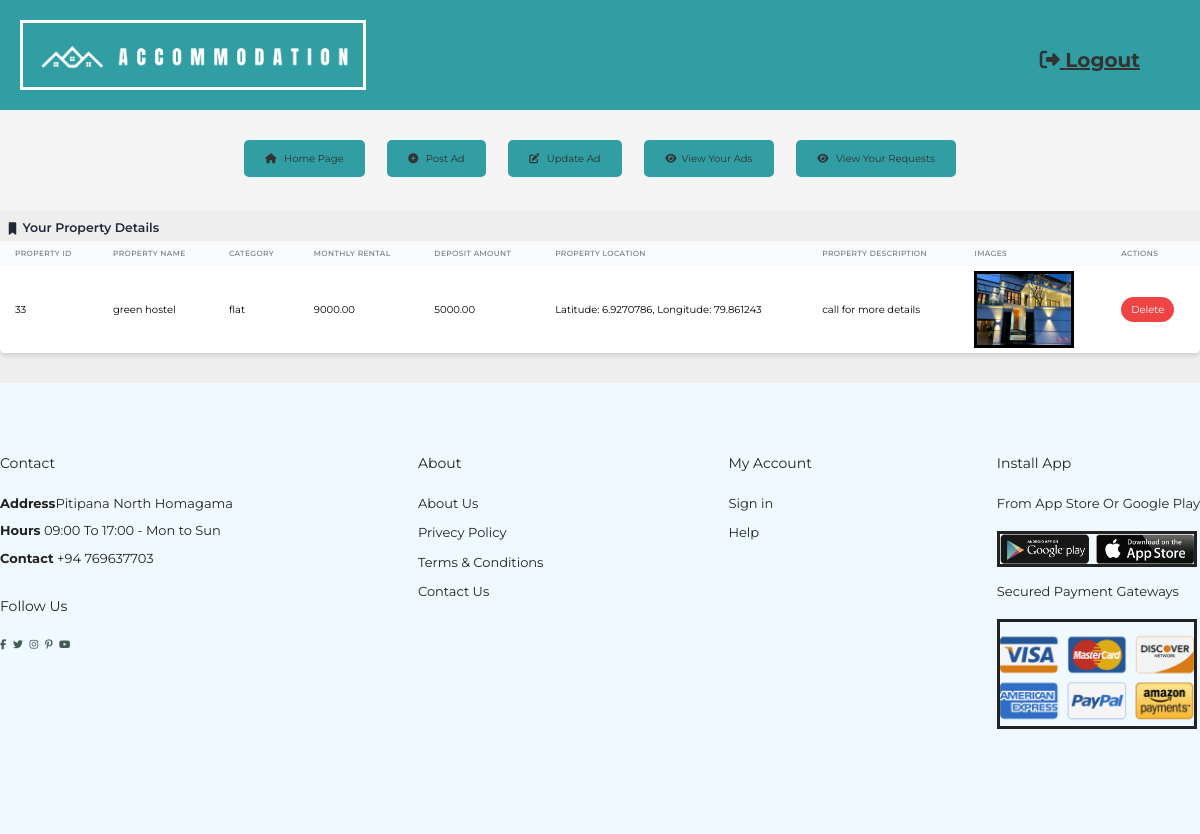
The app's page /View_ads.php with its own data.
### tables this page shows
CREATE TABLE `property_list` (
  `property_id` int(11) NOT NULL,
  `property_name` varchar(200) NOT NULL,
  `property_location` varchar(300) NOT NULL,
  `monthly_rental_amount` decimal(10,2) DEFAULT NULL,
  `owner_name` varchar(100) NOT NULL,
  `phone_number` varchar(10) NOT NULL,
  `building_type` varchar(50) NOT NULL,
  `agreement_type` varchar(50) NOT NULL,
  `deposit_amount` decimal(10,2) DEFAULT NULL,
  `bedrooms` int(11) NOT NULL,
  `bathrooms` int(11) NOT NULL,
  `carpet_area` int(11) NOT NULL,
  `furniture` enum('Yes','No') NOT NULL,
  `kitchen` enum('Yes','No') NOT NULL,
  `security_guards` enum('Yes','No') NOT NULL,
  `power_backup` enum('Yes','No') NOT NULL,
  `property_desc` text DEFAULT NULL,
  `property_image_url` varchar(300) NOT NULL
);

### View_ads.php (the view, shortened to what this page needs)
<?php
function connectToDatabase() {
    $servername = "localhost";
    $username = "root";
    $password = "";
    $database = "accommodation";
    $conn = new mysqli($servername, $username, $password, $database);
    return $conn;
}
?>
<!DOCTYPE html>
<html lang="en">
<head>
    <link href="https://cdn.jsdelivr.net/npm/tailwindcss@2.2.19/dist/tailwind.min.css" rel="stylesheet">
    <link href="css/styles.css" rel="stylesheet">
</head>
<body>
<?php include ('partials/nav.php') ?>
<div class="overflow-x-auto shadow-md sm:rounded-lg fade-in">
    <div class="p-2">
        <div class="relative mt-1">
            <div class="flex items-center">
                <div class="w-5 h-5 text-gray-500 dark:text-gray-400">
                </div>
                <h3 class="ml-2 text-xl font-semibold text-gray-800 dark:text-gray-200">Your Property Details</h3>
            </div>
        </div>
    </div>
    <table class="min-w-full divide-y divide-gray-200 dark:divide-gray-700">
        <thead class="bg-gray-50 dark:bg-gray-700">
        <tr>
            <th scope="col" class="px-6 py-3 text-left text-xs font-medium text-gray-500 dark:text-gray-400 uppercase tracking-wider">Property ID</th>
            <th scope="col" class="px-6 py-3 text-left text-xs font-medium text-gray-500 dark:text-gray-400 uppercase tracking-wider">Property Name</th>
            <th scope="col" class="px-6 py-3 text-left text-xs font-medium text-gray-500 dark:text-gray-400 uppercase tracking-wider">Category</th>
            <th scope="col" class="px-6 py-3 text-left text-xs font-medium text-gray-500 dark:text-gray-400 uppercase tracking-wider">Monthly Rental</th>
            <th scope="col" class="px-6 py-3 text-left text-xs font-medium text-gray-500 dark:text-gray-400 uppercase tracking-wider">Deposit Amount</th>
            <th scope="col" class="px-6 py-3 text-left text-xs font-medium text-gray-500 dark:text-gray-400 uppercase tracking-wider">Property Location</th>
            <th scope="col" class="px-6 py-3 text-left text-xs font-medium text-gray-500 dark:text-gray-400 uppercase tracking-wider">Property Description</th>
            <th scope="col" class="px-6 py-3 text-left text-xs font-medium text-gray-500 dark:text-gray-400 uppercase tracking-wider">Images</th>
            <th scope="col" class="px-6 py-3 text-left text-xs font-medium text-gray-500 dark:text-gray-400 uppercase tracking-wider">Actions</th>
        </tr>
        </thead>
        <tbody class="bg-white divide-y divide-gray-200 dark:bg-gray-800 dark:divide-gray-700">
        <?php
        $conn = connectToDatabase();
        $sql = "SELECT * FROM property_list";
        $result = $conn->query($sql);
        if ($result->num_rows > 0) {
            while ($row = $result->fetch_assoc()) {
                echo "<tr class='bg-white border-b dark:bg-gray-800 dark:border-gray-700 hover:bg-gray-50 dark:hover:bg-gray-600'>";
                echo "<td class='py-2 px-6 border'>" . $row["property_id"] . "</td>";
                echo "<td class='py-2 px-6 border'>" . $row["property_name"] . "</td>";
                echo "<td class='py-2 px-6 border'>" . $row["building_type"] . "</td>";
                echo "<td class='py-2 px-6 border'>" . $row["monthly_rental_amount"] . "</td>";
                echo "<td class='py-2 px-6 border'>" . $row["deposit_amount"] . "</td>";
                echo "<td class='py-2 px-6 border'>" . $row["property_location"] . "</td>";
                echo "<td class='py-2 px-6 max-w-xs truncate border'>" . $row["property_desc"] . "</td>";
                echo "<td class='py-2 px-6 border'><img src='" . $row["property_image_url"] . "' style='max-width: 100px; max-height: 100px;' /></td>";
                echo "<td class='py-2 px-6 border'>
                            <button onclick='deleteProperty(" . $row['property_id'] . ")' class='bg-red-500 hover:bg-red-600 text-white py-2 px-4 rounded-full'>Delete</button>
                            </td>";
                echo "</tr>";
            }
        } else {
            echo "<tr><td colspan='8' class='py-4 px-6 text-center border'>No Properties found</td></tr>";
        }
        ?>
        </tbody>
    </table>
</div>
<br><br>
<?php include ('partials/footer.php') ?>
</body>
</html>

### css/styles.css (style rules this page uses)
* { margin: 0; padding: 0; box-sizing: border-box; }
body { font-family: 'Poppins', sans-serif; background-color: #d5d0d0; background-size: cover; background-position: center; }

### warden/css/warden.css (style rules this page uses)
:root { --main-color:#DA2C32; --light-color:#666; --light-bg:#eee; --white:#fff; --black:#303030; --border:.1rem solid var(--light-color); --box-shodow:0 .5rem 1rem rgba(0,0,0,.1); }
* { font-family: 'Montserrat', sans-serif; margin: 0; padding: 0; box-sizing: border-box; outline: none; border: none; text-decoration: none; }
html { font-size: 62.5%; overflow-x: hidden; scroll-behavior: smooth; scroll-padding-top: 10rem; }
body { background-color: var(--light-bg); }
:root { --border: 2px solid black; }

### records on screen
property_list: property_id "33", property_name "green hostel", building_type "flat", monthly_rental_amount "9000.00", deposit_amount "5000.00", property_location "Latitude: 6.9270786, Longitude: 79.861243", property_desc "call for more details", property_image_url (picture)
